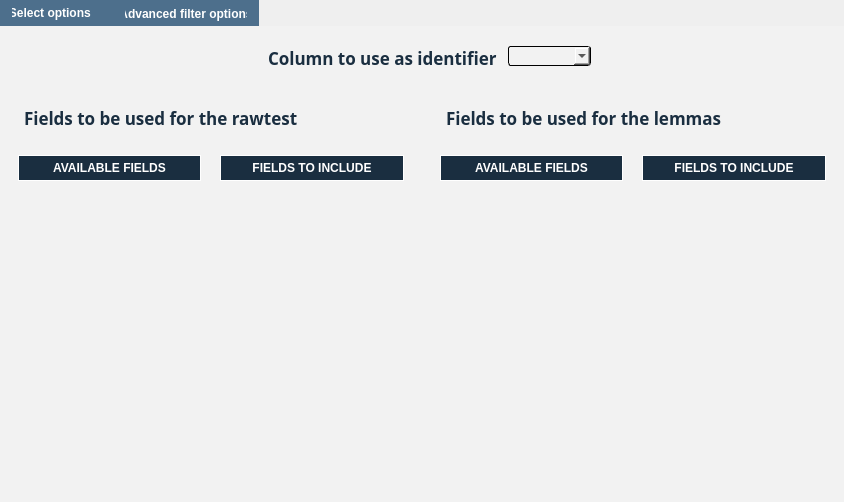
<?xml version="1.0" encoding="UTF-8"?>
<ui version="4.0">
 <class>Form</class>
 <widget class="QWidget" name="Form">
  <property name="geometry">
   <rect>
    <x>0</x>
    <y>0</y>
    <width>844</width>
    <height>502</height>
   </rect>
  </property>
  <property name="windowTitle">
   <string>Form</string>
  </property>
  <layout class="QVBoxLayout" name="verticalLayout_2">
   <property name="spacing">
    <number>0</number>
   </property>
   <property name="leftMargin">
    <number>0</number>
   </property>
   <property name="topMargin">
    <number>0</number>
   </property>
   <property name="rightMargin">
    <number>0</number>
   </property>
   <property name="bottomMargin">
    <number>0</number>
   </property>
   <item>
    <widget class="QTabWidget" name="tab_select_create_training_corpus">
     <property name="sizePolicy">
      <sizepolicy hsizetype="Preferred" vsizetype="Preferred">
       <horstretch>0</horstretch>
       <verstretch>0</verstretch>
      </sizepolicy>
     </property>
     <property name="styleSheet">
      <string notr="true">QTabWidget::pane {
    background: transparent;
    border:0;
}


QTabBar::tab {
    background: #4D6F8C;
	font: 87 13pt &quot;Avenir&quot;;
	font-weight: bold;
	color: #FFFFFF;
}</string>
     </property>
     <property name="tabPosition">
      <enum>QTabWidget::North</enum>
     </property>
     <property name="tabShape">
      <enum>QTabWidget::Rounded</enum>
     </property>
     <property name="currentIndex">
      <number>0</number>
     </property>
     <property name="tabBarAutoHide">
      <bool>true</bool>
     </property>
     <widget class="QWidget" name="tab_select_options">
      <property name="styleSheet">
       <string notr="true">background:white;
</string>
      </property>
      <attribute name="title">
       <string>Select options   |</string>
      </attribute>
      <layout class="QVBoxLayout" name="verticalLayout_57" stretch="0">
       <property name="spacing">
        <number>0</number>
       </property>
       <property name="leftMargin">
        <number>0</number>
       </property>
       <property name="topMargin">
        <number>0</number>
       </property>
       <property name="rightMargin">
        <number>0</number>
       </property>
       <property name="bottomMargin">
        <number>0</number>
       </property>
       <item>
        <widget class="QFrame" name="frame_select_options">
         <property name="styleSheet">
          <string notr="true">background-color: #F2F2F2;</string>
         </property>
         <property name="frameShape">
          <enum>QFrame::NoFrame</enum>
         </property>
         <property name="frameShadow">
          <enum>QFrame::Plain</enum>
         </property>
         <layout class="QVBoxLayout" name="verticalLayout_3">
          <property name="spacing">
           <number>0</number>
          </property>
          <property name="leftMargin">
           <number>0</number>
          </property>
          <property name="topMargin">
           <number>0</number>
          </property>
          <property name="rightMargin">
           <number>0</number>
          </property>
          <property name="bottomMargin">
           <number>0</number>
          </property>
          <item>
           <widget class="QFrame" name="frame_select_options_top">
            <property name="sizePolicy">
             <sizepolicy hsizetype="Preferred" vsizetype="Fixed">
              <horstretch>0</horstretch>
              <verstretch>0</verstretch>
             </sizepolicy>
            </property>
            <property name="maximumSize">
             <size>
              <width>16777215</width>
              <height>60</height>
             </size>
            </property>
            <property name="styleSheet">
             <string notr="true">background-color: #F2F2F2;
border:none;</string>
            </property>
            <property name="frameShape">
             <enum>QFrame::StyledPanel</enum>
            </property>
            <property name="frameShadow">
             <enum>QFrame::Raised</enum>
            </property>
            <layout class="QHBoxLayout" name="horizontalLayout">
             <item>
              <spacer name="horizontalSpacer_2">
               <property name="orientation">
                <enum>Qt::Horizontal</enum>
               </property>
               <property name="sizeHint" stdset="0">
                <size>
                 <width>40</width>
                 <height>20</height>
                </size>
               </property>
              </spacer>
             </item>
             <item>
              <widget class="QLabel" name="label_fields_to_include">
               <property name="sizePolicy">
                <sizepolicy hsizetype="Expanding" vsizetype="Fixed">
                 <horstretch>0</horstretch>
                 <verstretch>0</verstretch>
                </sizepolicy>
               </property>
               <property name="minimumSize">
                <size>
                 <width>0</width>
                 <height>45</height>
                </size>
               </property>
               <property name="maximumSize">
                <size>
                 <width>16777215</width>
                 <height>45</height>
                </size>
               </property>
               <property name="font">
                <font>
                 <family>Avenir</family>
                 <pointsize>13</pointsize>
                 <weight>75</weight>
                 <italic>false</italic>
                 <bold>true</bold>
                </font>
               </property>
               <property name="styleSheet">
                <string notr="true">padding-left: 10px;
font: 87 13pt &quot;Avenir&quot;;
color:#1A2E40;
font-weight: bold;
</string>
               </property>
               <property name="text">
                <string>Column to use as identifier</string>
               </property>
              </widget>
             </item>
             <item>
              <widget class="QComboBox" name="comboBox_trdts_id">
               <property name="styleSheet">
                <string notr="true">/*COMBO BOX*/
QComboBox {
    border: 1px solid black;
    border-radius: 3px;
    padding: 1px 18px 1px 3px;
    min-width: 6em;
    background-color:#F2F2F2;
	color:black;
}


QComboBox:on { /* shift the text when the popup opens */
    padding-top: 3px;
    padding-left: 4px;
}

</string>
               </property>
              </widget>
             </item>
             <item>
              <spacer name="horizontalSpacer">
               <property name="orientation">
                <enum>Qt::Horizontal</enum>
               </property>
               <property name="sizeHint" stdset="0">
                <size>
                 <width>40</width>
                 <height>20</height>
                </size>
               </property>
              </spacer>
             </item>
            </layout>
           </widget>
          </item>
          <item>
           <widget class="QFrame" name="frame_select_options_middle">
            <property name="styleSheet">
             <string notr="true">background-color: #F2F2F2;
border:none;</string>
            </property>
            <property name="frameShape">
             <enum>QFrame::StyledPanel</enum>
            </property>
            <property name="frameShadow">
             <enum>QFrame::Raised</enum>
            </property>
            <layout class="QHBoxLayout" name="horizontalLayout_4">
             <property name="spacing">
              <number>0</number>
             </property>
             <property name="leftMargin">
              <number>0</number>
             </property>
             <property name="topMargin">
              <number>0</number>
             </property>
             <property name="rightMargin">
              <number>0</number>
             </property>
             <property name="bottomMargin">
              <number>0</number>
             </property>
             <item>
              <widget class="QFrame" name="frame_3">
               <property name="styleSheet">
                <string notr="true">background-color: #F2F2F2;
border:none;</string>
               </property>
               <property name="frameShape">
                <enum>QFrame::StyledPanel</enum>
               </property>
               <property name="frameShadow">
                <enum>QFrame::Raised</enum>
               </property>
               <layout class="QVBoxLayout" name="verticalLayout">
                <item>
                 <widget class="QLabel" name="label_fields_to_include_2">
                  <property name="sizePolicy">
                   <sizepolicy hsizetype="Expanding" vsizetype="Fixed">
                    <horstretch>0</horstretch>
                    <verstretch>0</verstretch>
                   </sizepolicy>
                  </property>
                  <property name="minimumSize">
                   <size>
                    <width>0</width>
                    <height>45</height>
                   </size>
                  </property>
                  <property name="maximumSize">
                   <size>
                    <width>16777215</width>
                    <height>45</height>
                   </size>
                  </property>
                  <property name="font">
                   <font>
                    <family>Avenir</family>
                    <pointsize>13</pointsize>
                    <weight>75</weight>
                    <italic>false</italic>
                    <bold>true</bold>
                   </font>
                  </property>
                  <property name="styleSheet">
                   <string notr="true">padding-left: 10px;
font: 87 13pt &quot;Avenir&quot;;
color:#1A2E40;
font-weight: bold;
</string>
                  </property>
                  <property name="text">
                   <string>Fields to be used for the rawtest</string>
                  </property>
                 </widget>
                </item>
                <item>
                 <widget class="QFrame" name="frame_2">
                  <property name="styleSheet">
                   <string notr="true">background-color: #F2F2F2;
border:none;</string>
                  </property>
                  <property name="frameShape">
                   <enum>QFrame::StyledPanel</enum>
                  </property>
                  <property name="frameShadow">
                   <enum>QFrame::Raised</enum>
                  </property>
                  <layout class="QHBoxLayout" name="horizontalLayout_2">
                   <item>
                    <widget class="QTableWidget" name="tableWidget_available_fields_raw">
                     <property name="styleSheet">
                      <string notr="true">QTableWidget {	
	background-color: #F2F2F2;
	padding: 0px;
	border-radius: 5px;
	font: 87 12pt &quot;Avenir&quot;;
	gridline-color:#FFFFFF;
}
QTableWidget::item{
	padding-left: 5px;
	padding-right: 5px;
	background-color: #F2F2F2;
	color:black;
	gridline-color:#FFFFFF;
}
QTableWidget::item:selected{
	background-color: #4D6F8C;
}
QScrollBar:horizontal {
	background: #4D6F8C;
    border: none;
    height: 2px;
	margin: 0px 2px 0 2px;
}
 QScrollBar:vertical {
    background: #4D6F8C;
    border: none;
    width: 2px;
    margin: 2px 0 2px 0;
	border-radius: 0px;
 }

QHeaderView::section:horizontal
{
	background-color: #1A2E40;
	padding: 3px;
    border-bottom: 1px solid #FFFFFF;
    border-right: 1px solid #FFFFFF;
    border-top: 1px solid #FFFFFF;
    border-left: 1px solid #FFFFFF;
	color:white;
}

</string>
                     </property>
                     <property name="editTriggers">
                      <set>QAbstractItemView::NoEditTriggers</set>
                     </property>
                     <property name="dragEnabled">
                      <bool>true</bool>
                     </property>
                     <property name="dragDropMode">
                      <enum>QAbstractItemView::DragDrop</enum>
                     </property>
                     <attribute name="horizontalHeaderShowSortIndicator" stdset="0">
                      <bool>true</bool>
                     </attribute>
                     <attribute name="horizontalHeaderStretchLastSection">
                      <bool>true</bool>
                     </attribute>
                     <attribute name="verticalHeaderVisible">
                      <bool>false</bool>
                     </attribute>
                     <attribute name="verticalHeaderStretchLastSection">
                      <bool>true</bool>
                     </attribute>
                     <column>
                      <property name="text">
                       <string>AVAILABLE FIELDS</string>
                      </property>
                      <property name="font">
                       <font>
                        <weight>75</weight>
                        <bold>true</bold>
                       </font>
                      </property>
                     </column>
                    </widget>
                   </item>
                   <item>
                    <widget class="QLabel" name="label">
                     <property name="minimumSize">
                      <size>
                       <width>0</width>
                       <height>0</height>
                      </size>
                     </property>
                     <property name="maximumSize">
                      <size>
                       <width>50</width>
                       <height>100</height>
                      </size>
                     </property>
                     <property name="text">
                      <string/>
                     </property>
                     <property name="pixmap">
                      <pixmap>../resources/images/drag.png</pixmap>
                     </property>
                     <property name="scaledContents">
                      <bool>true</bool>
                     </property>
                    </widget>
                   </item>
                   <item>
                    <widget class="QTableWidget" name="tableWidget_fields_to_include_raw">
                     <property name="styleSheet">
                      <string notr="true">QTableWidget {	
	background-color: #F2F2F2;
	padding: 0px;
	border-radius: 5px;
	font: 87 12pt &quot;Avenir&quot;;
	gridline-color:#FFFFFF;
}
QTableWidget::item{
	padding-left: 5px;
	padding-right: 5px;
	background-color: #F2F2F2;
	color:black;
	gridline-color:#FFFFFF;
}
QTableWidget::item:selected{
	background-color: #4D6F8C;
}
QScrollBar:horizontal {
	background: #4D6F8C;
    border: none;
    height: 2px;
	margin: 0px 2px 0 2px;
}
 QScrollBar:vertical {
    background: #4D6F8C;
    border: none;
    width: 2px;
    margin: 2px 0 2px 0;
	border-radius: 0px;
 }

QHeaderView::section:horizontal
{
	background-color: #1A2E40;
	padding: 3px;
    border-bottom: 1px solid #FFFFFF;
    border-right: 1px solid #FFFFFF;
    border-top: 1px solid #FFFFFF;
    border-left: 1px solid #FFFFFF;
	color:white;
}

</string>
                     </property>
                     <property name="editTriggers">
                      <set>QAbstractItemView::NoEditTriggers</set>
                     </property>
                     <property name="dragEnabled">
                      <bool>true</bool>
                     </property>
                     <property name="dragDropMode">
                      <enum>QAbstractItemView::DropOnly</enum>
                     </property>
                     <attribute name="horizontalHeaderStretchLastSection">
                      <bool>true</bool>
                     </attribute>
                     <attribute name="verticalHeaderVisible">
                      <bool>false</bool>
                     </attribute>
                     <attribute name="verticalHeaderStretchLastSection">
                      <bool>true</bool>
                     </attribute>
                     <column>
                      <property name="text">
                       <string>FIELDS TO INCLUDE</string>
                      </property>
                      <property name="font">
                       <font>
                        <weight>75</weight>
                        <bold>true</bold>
                       </font>
                      </property>
                     </column>
                    </widget>
                   </item>
                  </layout>
                 </widget>
                </item>
               </layout>
              </widget>
             </item>
             <item>
              <widget class="QFrame" name="frame_4">
               <property name="styleSheet">
                <string notr="true">background-color: #F2F2F2;
border:none;</string>
               </property>
               <property name="frameShape">
                <enum>QFrame::StyledPanel</enum>
               </property>
               <property name="frameShadow">
                <enum>QFrame::Raised</enum>
               </property>
               <layout class="QVBoxLayout" name="verticalLayout_4">
                <item>
                 <widget class="QLabel" name="label_fields_to_include_3">
                  <property name="sizePolicy">
                   <sizepolicy hsizetype="Expanding" vsizetype="Fixed">
                    <horstretch>0</horstretch>
                    <verstretch>0</verstretch>
                   </sizepolicy>
                  </property>
                  <property name="minimumSize">
                   <size>
                    <width>0</width>
                    <height>45</height>
                   </size>
                  </property>
                  <property name="maximumSize">
                   <size>
                    <width>16777215</width>
                    <height>45</height>
                   </size>
                  </property>
                  <property name="font">
                   <font>
                    <family>Avenir</family>
                    <pointsize>13</pointsize>
                    <weight>75</weight>
                    <italic>false</italic>
                    <bold>true</bold>
                   </font>
                  </property>
                  <property name="styleSheet">
                   <string notr="true">padding-left: 10px;
font: 87 13pt &quot;Avenir&quot;;
color:#1A2E40;
font-weight: bold;
</string>
                  </property>
                  <property name="text">
                   <string>Fields to be used for the lemmas</string>
                  </property>
                 </widget>
                </item>
                <item>
                 <widget class="QFrame" name="frame_5">
                  <property name="styleSheet">
                   <string notr="true">background-color: #F2F2F2;
border:none;</string>
                  </property>
                  <property name="frameShape">
                   <enum>QFrame::StyledPanel</enum>
                  </property>
                  <property name="frameShadow">
                   <enum>QFrame::Raised</enum>
                  </property>
                  <layout class="QHBoxLayout" name="horizontalLayout_3">
                   <item>
                    <widget class="QTableWidget" name="tableWidget_available_fields_lemmas">
                     <property name="styleSheet">
                      <string notr="true">QTableWidget {	
	background-color: #F2F2F2;
	padding: 0px;
	border-radius: 5px;
	font: 87 12pt &quot;Avenir&quot;;
	gridline-color:#FFFFFF;
}
QTableWidget::item{
	padding-left: 5px;
	padding-right: 5px;
	background-color: #F2F2F2;
	color:black;
	gridline-color:#FFFFFF;
}
QTableWidget::item:selected{
	background-color: #4D6F8C;
}
QScrollBar:horizontal {
	background: #4D6F8C;
    border: none;
    height: 2px;
	margin: 0px 2px 0 2px;
}
 QScrollBar:vertical {
    background: #4D6F8C;
    border: none;
    width: 2px;
    margin: 2px 0 2px 0;
	border-radius: 0px;
 }

QHeaderView::section:horizontal
{
	background-color: #1A2E40;
	padding: 3px;
    border-bottom: 1px solid #FFFFFF;
    border-right: 1px solid #FFFFFF;
    border-top: 1px solid #FFFFFF;
    border-left: 1px solid #FFFFFF;
	color:white;
}

</string>
                     </property>
                     <property name="editTriggers">
                      <set>QAbstractItemView::NoEditTriggers</set>
                     </property>
                     <property name="dragEnabled">
                      <bool>true</bool>
                     </property>
                     <property name="dragDropMode">
                      <enum>QAbstractItemView::DragDrop</enum>
                     </property>
                     <attribute name="horizontalHeaderShowSortIndicator" stdset="0">
                      <bool>true</bool>
                     </attribute>
                     <attribute name="horizontalHeaderStretchLastSection">
                      <bool>true</bool>
                     </attribute>
                     <attribute name="verticalHeaderVisible">
                      <bool>false</bool>
                     </attribute>
                     <attribute name="verticalHeaderStretchLastSection">
                      <bool>true</bool>
                     </attribute>
                     <column>
                      <property name="text">
                       <string>AVAILABLE FIELDS</string>
                      </property>
                      <property name="font">
                       <font>
                        <weight>75</weight>
                        <bold>true</bold>
                       </font>
                      </property>
                     </column>
                    </widget>
                   </item>
                   <item>
                    <widget class="QLabel" name="label_2">
                     <property name="maximumSize">
                      <size>
                       <width>50</width>
                       <height>100</height>
                      </size>
                     </property>
                     <property name="text">
                      <string/>
                     </property>
                     <property name="pixmap">
                      <pixmap>../resources/images/drag.png</pixmap>
                     </property>
                     <property name="scaledContents">
                      <bool>true</bool>
                     </property>
                    </widget>
                   </item>
                   <item>
                    <widget class="QTableWidget" name="tableWidget_fields_to_include_lemmas">
                     <property name="styleSheet">
                      <string notr="true">QTableWidget {	
	background-color: #F2F2F2;
	padding: 0px;
	border-radius: 5px;
	font: 87 12pt &quot;Avenir&quot;;
	gridline-color:#FFFFFF;
}
QTableWidget::item{
	padding-left: 5px;
	padding-right: 5px;
	background-color: #F2F2F2;
	color:black;
	gridline-color:#FFFFFF;
}
QTableWidget::item:selected{
	background-color: #4D6F8C;
}
QScrollBar:horizontal {
	background: #4D6F8C;
    border: none;
    height: 2px;
	margin: 0px 2px 0 2px;
}
 QScrollBar:vertical {
    background: #4D6F8C;
    border: none;
    width: 2px;
    margin: 2px 0 2px 0;
	border-radius: 0px;
 }

QHeaderView::section:horizontal
{
	background-color: #1A2E40;
	padding: 3px;
    border-bottom: 1px solid #FFFFFF;
    border-right: 1px solid #FFFFFF;
    border-top: 1px solid #FFFFFF;
    border-left: 1px solid #FFFFFF;
	color:white;
}

</string>
                     </property>
                     <property name="editTriggers">
                      <set>QAbstractItemView::NoEditTriggers</set>
                     </property>
                     <property name="dragEnabled">
                      <bool>true</bool>
                     </property>
                     <property name="dragDropMode">
                      <enum>QAbstractItemView::DropOnly</enum>
                     </property>
                     <attribute name="horizontalHeaderStretchLastSection">
                      <bool>true</bool>
                     </attribute>
                     <attribute name="verticalHeaderVisible">
                      <bool>false</bool>
                     </attribute>
                     <attribute name="verticalHeaderStretchLastSection">
                      <bool>true</bool>
                     </attribute>
                     <column>
                      <property name="text">
                       <string>FIELDS TO INCLUDE</string>
                      </property>
                      <property name="font">
                       <font>
                        <weight>75</weight>
                        <bold>true</bold>
                       </font>
                      </property>
                     </column>
                    </widget>
                   </item>
                  </layout>
                 </widget>
                </item>
               </layout>
              </widget>
             </item>
            </layout>
           </widget>
          </item>
         </layout>
        </widget>
       </item>
      </layout>
     </widget>
     <widget class="QWidget" name="tab_advanced_filter_options">
      <property name="styleSheet">
       <string notr="true">background:white;
</string>
      </property>
      <attribute name="title">
       <string>Advanced filter options</string>
      </attribute>
      <layout class="QVBoxLayout" name="verticalLayout_5">
       <property name="spacing">
        <number>0</number>
       </property>
       <property name="leftMargin">
        <number>0</number>
       </property>
       <property name="topMargin">
        <number>0</number>
       </property>
       <property name="rightMargin">
        <number>0</number>
       </property>
       <property name="bottomMargin">
        <number>0</number>
       </property>
       <item>
        <widget class="QFrame" name="frame_7">
         <property name="styleSheet">
          <string notr="true">background-color: #F2F2F2;
border:none;</string>
         </property>
         <property name="frameShape">
          <enum>QFrame::StyledPanel</enum>
         </property>
         <property name="frameShadow">
          <enum>QFrame::Raised</enum>
         </property>
         <layout class="QVBoxLayout" name="verticalLayout_7">
          <property name="spacing">
           <number>0</number>
          </property>
          <property name="leftMargin">
           <number>0</number>
          </property>
          <property name="topMargin">
           <number>0</number>
          </property>
          <property name="rightMargin">
           <number>0</number>
          </property>
          <property name="bottomMargin">
           <number>0</number>
          </property>
          <item>
           <widget class="QFrame" name="frame_9">
            <property name="styleSheet">
             <string notr="true">background-color: #F2F2F2;
border:none;</string>
            </property>
            <property name="frameShape">
             <enum>QFrame::StyledPanel</enum>
            </property>
            <property name="frameShadow">
             <enum>QFrame::Raised</enum>
            </property>
            <layout class="QHBoxLayout" name="horizontalLayout_6">
             <item>
              <widget class="QLabel" name="label_fields_to_include_4">
               <property name="sizePolicy">
                <sizepolicy hsizetype="Expanding" vsizetype="Fixed">
                 <horstretch>0</horstretch>
                 <verstretch>0</verstretch>
                </sizepolicy>
               </property>
               <property name="minimumSize">
                <size>
                 <width>0</width>
                 <height>45</height>
                </size>
               </property>
               <property name="maximumSize">
                <size>
                 <width>16777215</width>
                 <height>45</height>
                </size>
               </property>
               <property name="font">
                <font>
                 <family>Avenir</family>
                 <pointsize>18</pointsize>
                 <weight>10</weight>
                 <italic>false</italic>
                 <bold>false</bold>
                </font>
               </property>
               <property name="styleSheet">
                <string notr="true">color:#1A2E40;
font: 87 18pt &quot;Avenir&quot;;
padding-left: 10px;</string>
               </property>
               <property name="text">
                <string>Filter conditions</string>
               </property>
              </widget>
             </item>
            </layout>
           </widget>
          </item>
          <item>
           <widget class="QFrame" name="frame_8">
            <property name="styleSheet">
             <string notr="true">background-color: #F2F2F2;
border:none;</string>
            </property>
            <property name="frameShape">
             <enum>QFrame::StyledPanel</enum>
            </property>
            <property name="frameShadow">
             <enum>QFrame::Raised</enum>
            </property>
            <layout class="QHBoxLayout" name="horizontalLayout_5">
             <item>
              <widget class="QComboBox" name="comboBox_2">
               <property name="styleSheet">
                <string notr="true">/*COMBO BOX*/
QComboBox {
    border: 1px solid black;
    border-radius: 3px;
    padding: 1px 18px 1px 3px;
    min-width: 6em;
    background-color:#F2F2F2;
	color:black;
}


QComboBox:on { /* shift the text when the popup opens */
    padding-top: 3px;
    padding-left: 4px;
}

</string>
               </property>
               <item>
                <property name="text">
                 <string>fieldsOfStudy</string>
                </property>
               </item>
              </widget>
             </item>
             <item>
              <widget class="QComboBox" name="comboBox_3">
               <property name="styleSheet">
                <string notr="true">/*COMBO BOX*/
QComboBox {
    border: 1px solid black;
    border-radius: 3px;
    padding: 1px 18px 1px 3px;
    min-width: 6em;
    background-color:#F2F2F2;
	color:black;
}


QComboBox:on { /* shift the text when the popup opens */
    padding-top: 3px;
    padding-left: 4px;
}

</string>
               </property>
               <item>
                <property name="text">
                 <string>is</string>
                </property>
               </item>
               <item>
                <property name="text">
                 <string>equals</string>
                </property>
               </item>
               <item>
                <property name="text">
                 <string>bigger</string>
                </property>
               </item>
              </widget>
             </item>
             <item>
              <widget class="QComboBox" name="comboBox_4">
               <property name="styleSheet">
                <string notr="true">/*COMBO BOX*/
QComboBox {
    border: 1px solid black;
    border-radius: 3px;
    padding: 1px 18px 1px 3px;
    min-width: 6em;
    background-color:#F2F2F2;
	color:black;
}


QComboBox:on { /* shift the text when the popup opens */
    padding-top: 3px;
    padding-left: 4px;
}

</string>
               </property>
               <item>
                <property name="text">
                 <string>Computer Science</string>
                </property>
               </item>
               <item>
                <property name="text">
                 <string>Biology</string>
                </property>
               </item>
               <item>
                <property name="text">
                 <string>Business</string>
                </property>
               </item>
              </widget>
             </item>
             <item>
              <widget class="QPushButton" name="pushButton_2">
               <property name="sizePolicy">
                <sizepolicy hsizetype="Fixed" vsizetype="Fixed">
                 <horstretch>0</horstretch>
                 <verstretch>0</verstretch>
                </sizepolicy>
               </property>
               <property name="minimumSize">
                <size>
                 <width>20</width>
                 <height>20</height>
                </size>
               </property>
               <property name="styleSheet">
                <string notr="true">QPushButton:hover {
	border: #4D6F8C;
 }
QPushButton:pressed {	
	border: #4D6F8C;
}

</string>
               </property>
               <property name="text">
                <string/>
               </property>
               <property name="icon">
                <iconset>
                 <normaloff>:/icons/images/adding.png</normaloff>:/icons/images/adding.png</iconset>
               </property>
               <property name="iconSize">
                <size>
                 <width>20</width>
                 <height>20</height>
                </size>
               </property>
              </widget>
             </item>
            </layout>
           </widget>
          </item>
          <item>
           <widget class="QFrame" name="frame_10">
            <property name="styleSheet">
             <string notr="true">background-color: #F2F2F2;
border:none;</string>
            </property>
            <property name="frameShape">
             <enum>QFrame::StyledPanel</enum>
            </property>
            <property name="frameShadow">
             <enum>QFrame::Raised</enum>
            </property>
            <layout class="QHBoxLayout" name="horizontalLayout_7">
             <item>
              <widget class="QTableWidget" name="tableWidget_5">
               <property name="styleSheet">
                <string notr="true">QTableWidget {	
	background-color: #F2F2F2;
	padding: 0px;
	border-radius: 5px;
	font: 87 12pt &quot;Avenir&quot;;
	gridline-color:#FFFFFF;
}
QTableWidget::item{
	padding-left: 5px;
	padding-right: 5px;
	background-color: #F2F2F2;
	color:black;
	gridline-color:#FFFFFF;
}
QTableWidget::item:selected{
	background-color: #4D6F8C;
}
QScrollBar:horizontal {
	background: #4D6F8C;
    border: none;
    height: 2px;
	margin: 0px 2px 0 2px;
}
 QScrollBar:vertical {
    background: #4D6F8C;
    border: none;
    width: 2px;
    margin: 2px 0 2px 0;
	border-radius: 0px;
 }

QHeaderView::section:horizontal
{
	background-color: #1A2E40;
	padding: 3px;
    border-bottom: 1px solid #FFFFFF;
    border-right: 1px solid #FFFFFF;
    border-top: 1px solid #FFFFFF;
    border-left: 1px solid #FFFFFF;
	color:white;
}

</string>
               </property>
               <property name="editTriggers">
                <set>QAbstractItemView::NoEditTriggers</set>
               </property>
               <attribute name="horizontalHeaderStretchLastSection">
                <bool>true</bool>
               </attribute>
               <attribute name="verticalHeaderVisible">
                <bool>false</bool>
               </attribute>
               <attribute name="verticalHeaderStretchLastSection">
                <bool>true</bool>
               </attribute>
               <column>
                <property name="text">
                 <string>FILTERS TO APPLY</string>
                </property>
                <property name="font">
                 <font>
                  <weight>75</weight>
                  <bold>true</bold>
                 </font>
                </property>
               </column>
              </widget>
             </item>
             <item>
              <widget class="QPushButton" name="pushButton">
               <property name="styleSheet">
                <string notr="true">QPushButton {
	background-color: #1A2E40;
	font: 87 13pt &quot;Avenir&quot;;
	font-weight: bold;
	color: #FFFFFF;
}
QPushButton:hover {
	background-color: #4D6F8C;
 }
QPushButton:pressed {	
	background-color: #4D6F8C;
}

</string>
               </property>
               <property name="text">
                <string>  Erase all  </string>
               </property>
              </widget>
             </item>
            </layout>
           </widget>
          </item>
         </layout>
        </widget>
       </item>
      </layout>
     </widget>
    </widget>
   </item>
  </layout>
 </widget>
 <resources>
  <include location="../resources/images/resources.qrc"/>
 </resources>
 <connections/>
</ui>
